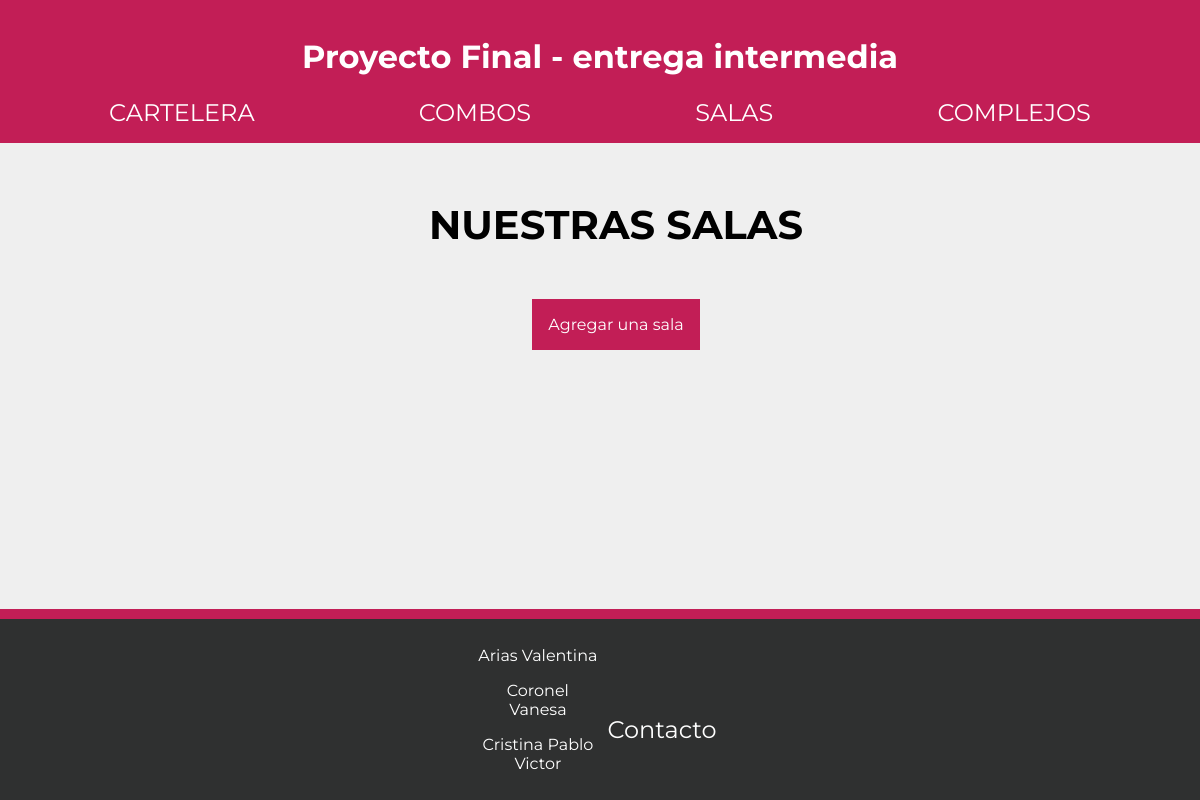
The app's page /salas, older data.
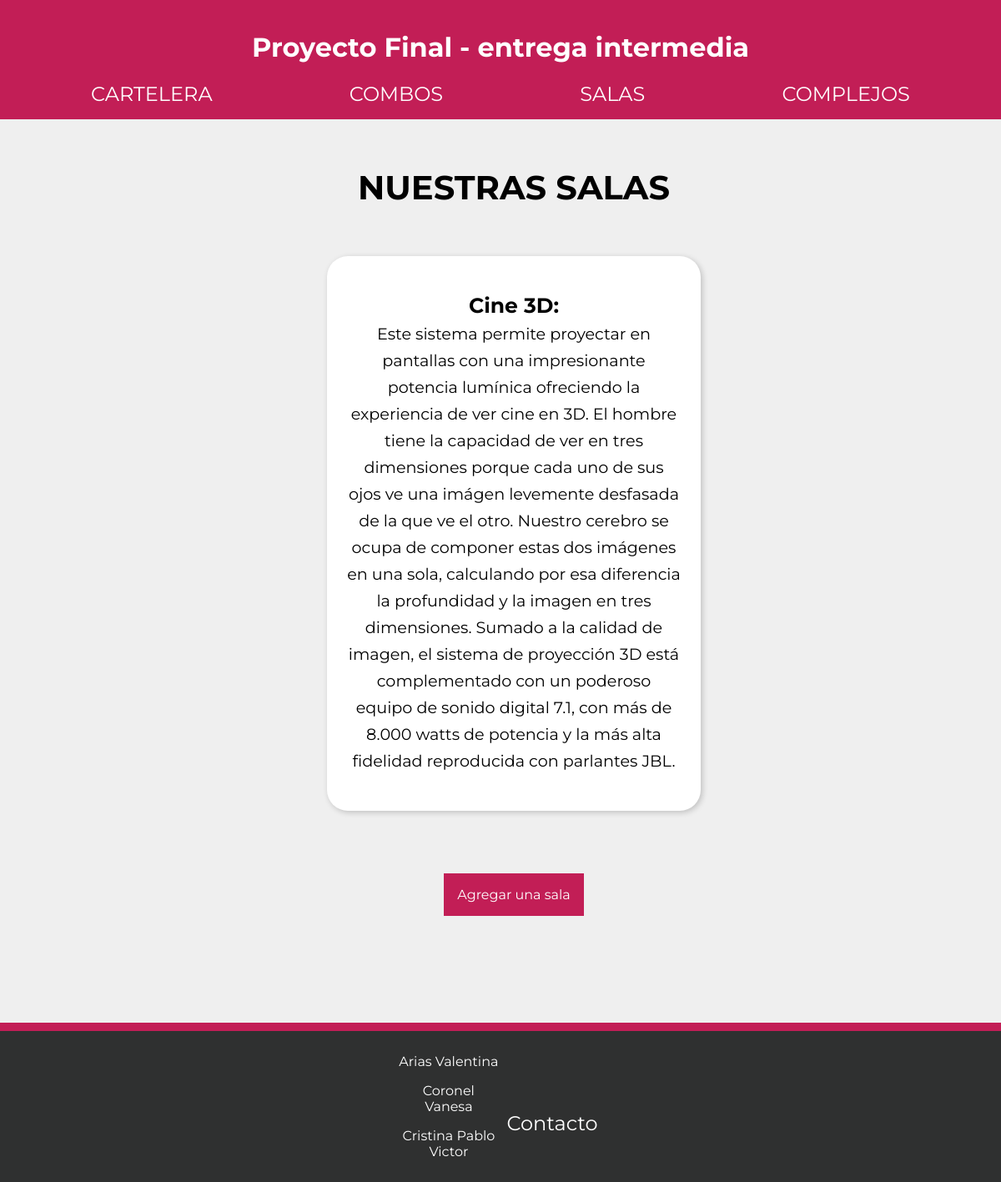
The same page, newer data.
### AppProyectoFinal/models.py (models this page shows)
class Sala(models.Model):
    nombre = models.CharField(max_length=50)
    descripcion = models.CharField(max_length=750)

### AppProyectoFinal/views.py (the view)
# urls.py: path('salas', mostrarSalas, name="salas"),
def mostrarSalas(request):
    lista = Sala.objects.all()
    return render(request, "salas.html", {"lista_salas": lista})

### AppProyectoFinal/templates/salas.html
{% extends 'padre.html' %}
{% load static %}
{% block contenidoQueCambia %}
    <h2 class="titulos">NUESTRAS SALAS</h2>
            {% for sala in lista_salas %}
                <section class="salas-card">
                    <p><span class="titulo-sala">{{sala.nombre}}:</span> <br> {{sala.descripcion}}</p>
                </section>
            {% endfor %}
    <a href="{% url 'agregar_sala' %}" class="linkAgregar">Agregar una sala</a>
{% endblock %}

Row changes from the older to the newer data that the page shows:
added Sala: nombre "Cine 3D", descripcion "Este sistema permite proyectar en pantallas con una impresionante potencia lumínica ofreciendo la experiencia de ver cine en 3D. El hombre tiene la capacidad de ver en tres dimensiones porque cada uno de sus ojos ve una imágen levemente desfasada de la que ve el otro. Nuestro cerebro se ocupa de componer estas dos imágenes en una sola, calculando por esa diferencia la profundidad y la imagen en tres dimensiones. Sumado a la calidad de imagen, el sistema de proyección 3D está complementado con un poderoso equipo de sonido digital 7.1, con más de 8.000 watts de potencia y la más alta fidelidad reproducida con parlantes JBL."
